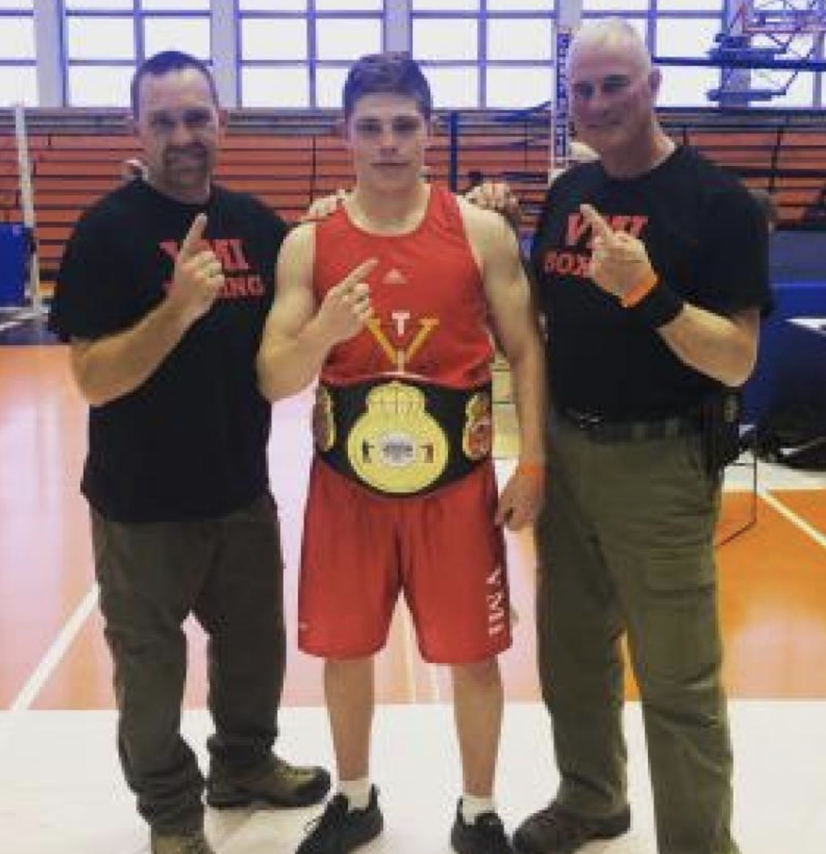
#> input picture machinelearning/standing.png, 826 x 854 px, shrunk from 1264 x 1308 before the run
$ python kmeans1.py
#> lines starting #> are read from the running program, lines starting #| are printed output that depends on the picture
import numpy as np
import cv2

img = cv2.imread('standing.png')
#> img is the input picture: shape (854, 826, 3); mean B, G, R 104.3, 108, 130.3

# Very importantly, we need to convert 3D to 2D array
Z = img.reshape((-1,3))

# Why we need to convert to float 32?
Z = np.float32(Z)

# define criteria, number of clusters(K) and apply kmeans()
criteria = (cv2.TERM_CRITERIA_EPS + cv2.TERM_CRITERIA_MAX_ITER, 10, 1.0)
K = 8
ret,label,center=cv2.kmeans(Z,K,None,criteria,10,cv2.KMEANS_RANDOM_CENTERS)
#> ret = 556344047.2; center = [[168.5, 126.5, 135.9], [148, 175.5, 207.5], [51.9, 56.29, 64.82], [50.73, 60.48, 156.7], [83.8, 79.07, 105.2], [85.43, 116.3, 165.4], [33.17, 29.34, 30.74], [222, 219.8, 227.8]]

# Now convert back into uint8, and make original image
center = np.uint8(center)
#> center = [[168, 126, 135], [148, 175, 207], [51, 56, 64], [50, 60, 156], [83, 79, 105], [85, 116, 165], [33, 29, 30], [221, 219, 227]]
res = center[label.flatten()]
res2 = res.reshape((img.shape))
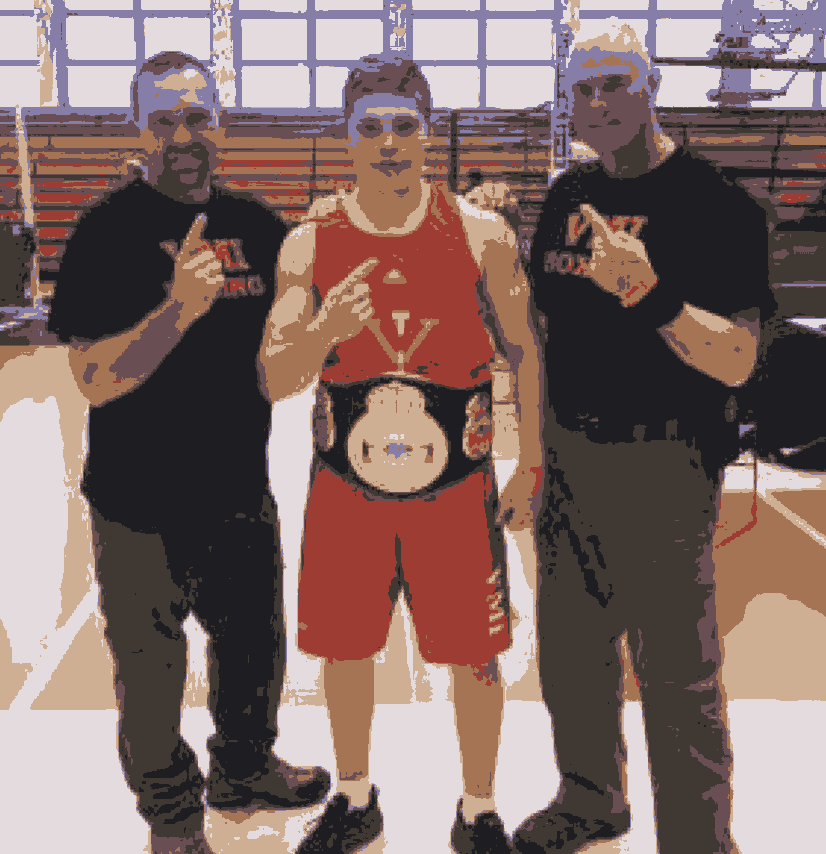
#> res2: shape (854, 826, 3); mean B, G, R 103.7, 107.6, 129.7

cv2.imshow('res2',res2)
cv2.waitKey(0)
cv2.destroyAllWindows()
